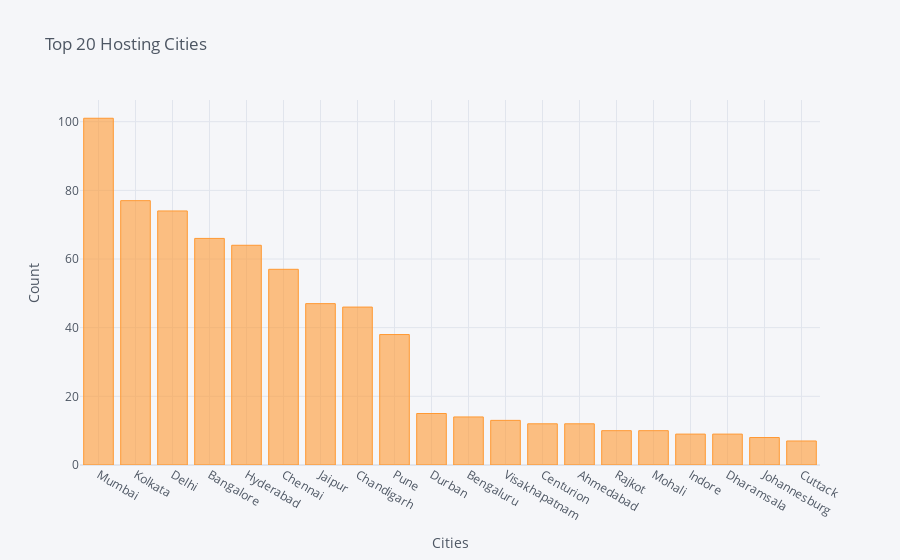

Notebook cell for this chart:
### Markdown cell above
#### *  Mumbai has hosted most number of IPL matches ie 101 times, followed by Kolkata 77 times and Delhi 74 times.
#### *  Many cities from South Africa and Dubai have also hosted IPL matches. This is because there were some security            issues and general election happening in India.
#### *  We will plot only Top 20 cities names which have hosted IPL.

### Code cell
city[:20].iplot(kind='bar', xTitle='Cities', yTitle='Count', title='Top 20 Hosting Cities')

### Figure 1 — Plotly figure (JSON) as saved in the notebook; plotly's stock layout.template omitted (floating-point values rounded to 4 significant figures)
{"data": [{"marker": {"color": "rgba(255, 153, 51, 0.6)", "line": {"color": "rgba(255, 153, 51, 1.0)", "width": 1}}, "name": "city", "orientation": "v", "text": "", "type": "bar", "x": ["Mumbai", "Kolkata", "Delhi", "Bangalore", "Hyderabad", "Chennai", "Jaipur", "Chandigarh", "Pune", "Durban", "Bengaluru", "Visakhapatnam", "Centurion", "Ahmedabad", "Rajkot", "Mohali", "Indore", "Dharamsala", "Johannesburg", "Cuttack"], "y": [101, 77, 74, 66, 64, 57, 47, 46, 38, 15, 14, 13, 12, 12, 10, 10, 9, 9, 8, 7]}], "layout": {"legend": {"bgcolor": "#F5F6F9", "font": {"color": "#4D5663"}}, "paper_bgcolor": "#F5F6F9", "plot_bgcolor": "#F5F6F9", "title": {"font": {"color": "#4D5663"}, "text": "Top 20 Hosting Cities"}, "xaxis": {"gridcolor": "#E1E5ED", "showgrid": true, "tickfont": {"color": "#4D5663"}, "title": {"font": {"color": "#4D5663"}, "text": "Cities"}, "zerolinecolor": "#E1E5ED"}, "yaxis": {"gridcolor": "#E1E5ED", "showgrid": true, "tickfont": {"color": "#4D5663"}, "title": {"font": {"color": "#4D5663"}, "text": "Count"}, "zerolinecolor": "#E1E5ED"}}}
